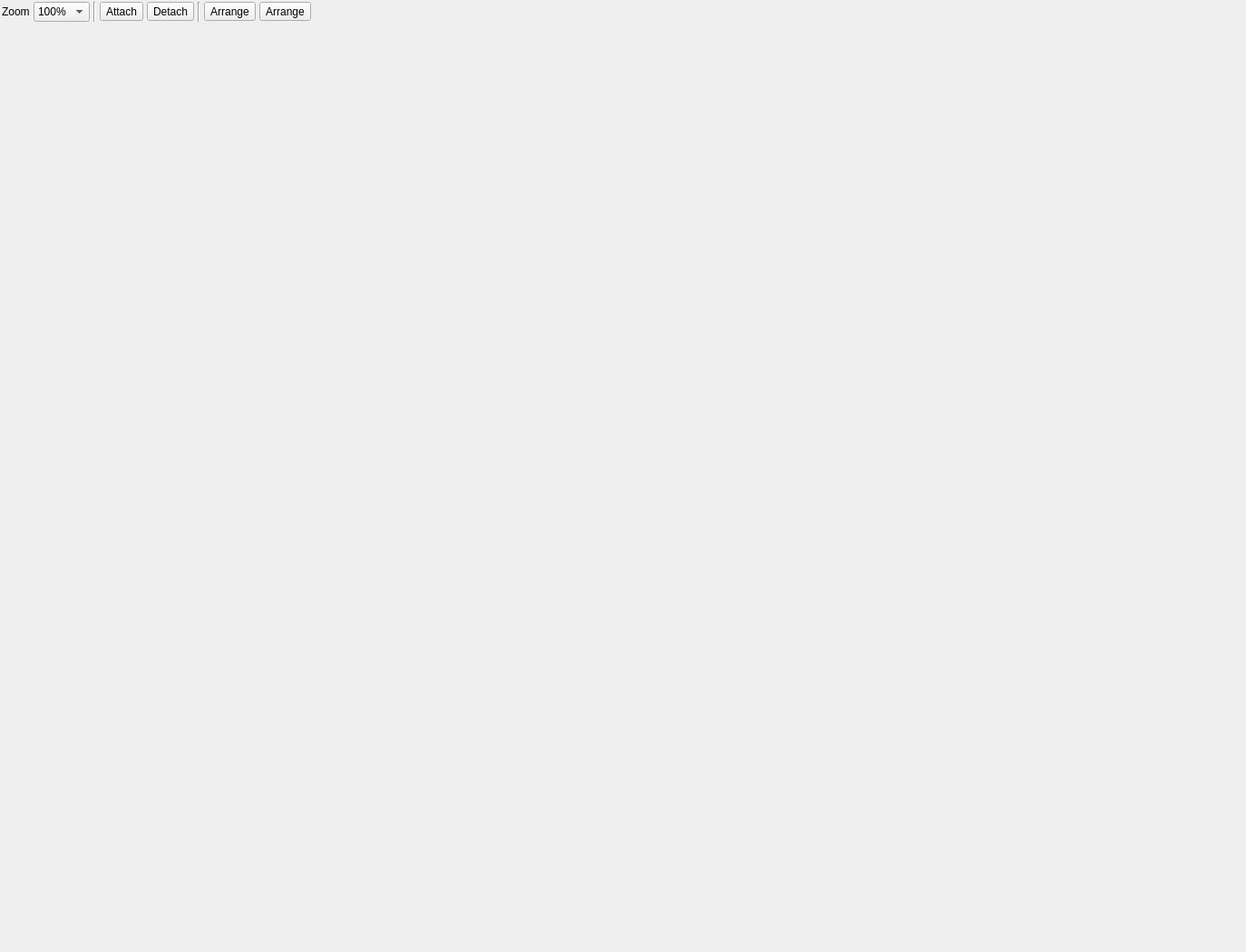
<?xml version="1.0" encoding="UTF-8"?>
<ui version="4.0">
 <class>NodeGraphViewer</class>
 <widget class="QWidget" name="NodeGraphViewer">
  <property name="geometry">
   <rect>
    <x>0</x>
    <y>0</y>
    <width>1374</width>
    <height>1050</height>
   </rect>
  </property>
  <property name="windowTitle">
   <string>Form</string>
  </property>
  <layout class="QVBoxLayout" name="verticalLayout">
   <property name="spacing">
    <number>4</number>
   </property>
   <property name="margin">
    <number>2</number>
   </property>
   <item>
    <layout class="QHBoxLayout" name="horizontalLayout">
     <property name="spacing">
      <number>4</number>
     </property>
     <item>
      <widget class="QLabel" name="label">
       <property name="text">
        <string>Zoom</string>
       </property>
      </widget>
     </item>
     <item>
      <widget class="QComboBox" name="mZoom">
       <property name="toolTip">
        <string>Zoom Factor</string>
       </property>
       <property name="currentIndex">
        <number>2</number>
       </property>
       <item>
        <property name="text">
         <string>200%</string>
        </property>
       </item>
       <item>
        <property name="text">
         <string>150%</string>
        </property>
       </item>
       <item>
        <property name="text">
         <string>100%</string>
        </property>
       </item>
       <item>
        <property name="text">
         <string>75%</string>
        </property>
       </item>
       <item>
        <property name="text">
         <string>50%</string>
        </property>
       </item>
       <item>
        <property name="text">
         <string>25%</string>
        </property>
       </item>
       <item>
        <property name="text">
         <string>10%</string>
        </property>
       </item>
      </widget>
     </item>
     <item>
      <widget class="Line" name="line">
       <property name="orientation">
        <enum>Qt::Vertical</enum>
       </property>
      </widget>
     </item>
     <item>
      <widget class="QToolButton" name="mBtnModeAttach">
       <property name="sizePolicy">
        <sizepolicy hsizetype="Maximum" vsizetype="Fixed">
         <horstretch>0</horstretch>
         <verstretch>0</verstretch>
        </sizepolicy>
       </property>
       <property name="maximumSize">
        <size>
         <width>16777215</width>
         <height>16777215</height>
        </size>
       </property>
       <property name="toolTip">
        <string>Attach</string>
       </property>
       <property name="text">
        <string>Attach</string>
       </property>
       <property name="icon">
        <iconset resource="dtqt.qrc">
         <normaloff>:/dtQt/icons/common/attach.png</normaloff>:/dtQt/icons/common/attach.png</iconset>
       </property>
       <property name="iconSize">
        <size>
         <width>32</width>
         <height>32</height>
        </size>
       </property>
       <property name="checkable">
        <bool>true</bool>
       </property>
      </widget>
     </item>
     <item>
      <widget class="QToolButton" name="mBtnModeDetach">
       <property name="sizePolicy">
        <sizepolicy hsizetype="Maximum" vsizetype="Fixed">
         <horstretch>0</horstretch>
         <verstretch>0</verstretch>
        </sizepolicy>
       </property>
       <property name="maximumSize">
        <size>
         <width>16777215</width>
         <height>16777215</height>
        </size>
       </property>
       <property name="toolTip">
        <string>Detach</string>
       </property>
       <property name="text">
        <string>Detach</string>
       </property>
       <property name="icon">
        <iconset resource="dtqt.qrc">
         <normaloff>:/dtQt/icons/common/detach.png</normaloff>:/dtQt/icons/common/detach.png</iconset>
       </property>
       <property name="iconSize">
        <size>
         <width>32</width>
         <height>32</height>
        </size>
       </property>
      </widget>
     </item>
     <item>
      <widget class="Line" name="line_2">
       <property name="orientation">
        <enum>Qt::Vertical</enum>
       </property>
      </widget>
     </item>
     <item>
      <widget class="QToolButton" name="mBtnArrangeSelected">
       <property name="sizePolicy">
        <sizepolicy hsizetype="Maximum" vsizetype="Fixed">
         <horstretch>0</horstretch>
         <verstretch>0</verstretch>
        </sizepolicy>
       </property>
       <property name="maximumSize">
        <size>
         <width>16777215</width>
         <height>16777215</height>
        </size>
       </property>
       <property name="toolTip">
        <string>Arrange child nodes of selected nodes</string>
       </property>
       <property name="text">
        <string>Arrange</string>
       </property>
       <property name="icon">
        <iconset resource="dtqt.qrc">
         <normaloff>:/dtQt/icons/common/arrange.png</normaloff>:/dtQt/icons/common/arrange.png</iconset>
       </property>
       <property name="iconSize">
        <size>
         <width>32</width>
         <height>32</height>
        </size>
       </property>
      </widget>
     </item>
     <item>
      <widget class="QToolButton" name="mBtnArrangeAll">
       <property name="sizePolicy">
        <sizepolicy hsizetype="Maximum" vsizetype="Fixed">
         <horstretch>0</horstretch>
         <verstretch>0</verstretch>
        </sizepolicy>
       </property>
       <property name="maximumSize">
        <size>
         <width>16777215</width>
         <height>16777215</height>
        </size>
       </property>
       <property name="toolTip">
        <string>Arrange all nodes</string>
       </property>
       <property name="text">
        <string>Arrange</string>
       </property>
       <property name="icon">
        <iconset resource="dtqt.qrc">
         <normaloff>:/dtQt/icons/common/arrange.png</normaloff>:/dtQt/icons/common/arrange.png</iconset>
       </property>
       <property name="iconSize">
        <size>
         <width>32</width>
         <height>32</height>
        </size>
       </property>
      </widget>
     </item>
     <item>
      <spacer name="horizontalSpacer">
       <property name="orientation">
        <enum>Qt::Horizontal</enum>
       </property>
       <property name="sizeHint" stdset="0">
        <size>
         <width>40</width>
         <height>20</height>
        </size>
       </property>
      </spacer>
     </item>
    </layout>
   </item>
   <item>
    <widget class="QWidget" name="mView" native="true">
     <property name="sizePolicy">
      <sizepolicy hsizetype="MinimumExpanding" vsizetype="MinimumExpanding">
       <horstretch>0</horstretch>
       <verstretch>0</verstretch>
      </sizepolicy>
     </property>
     <property name="toolTip">
      <string>Arrange</string>
     </property>
     <layout class="QVBoxLayout" name="verticalLayout_2">
      <property name="spacing">
       <number>4</number>
      </property>
      <property name="margin">
       <number>2</number>
      </property>
     </layout>
    </widget>
   </item>
  </layout>
 </widget>
 <resources>
  <include location="dtqt.qrc"/>
 </resources>
 <connections/>
</ui>
